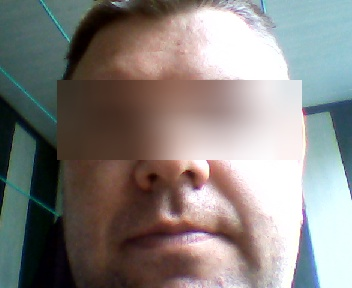
#> input picture Face_search/screen1.jpg, 352 x 288 px, given in place of the camera
$ python main.py
#> lines starting #> are read from the running program, lines starting #| are printed output that depends on the picture
import cv2

face_cascade = cv2.CascadeClassifier('faces.xml')
eye_cascade = cv2.CascadeClassifier('eyes.xml')

webcam = cv2.VideoCapture(0)
webcam.set(3, 300)
webcam.set(4, 500)

while True:
    success, img = webcam.read()
#> img is the input picture: shape (288, 352, 3); mean B, G, R 128.1, 131.2, 135.3
    gray = cv2.cvtColor(img, cv2.COLOR_BGR2GRAY)
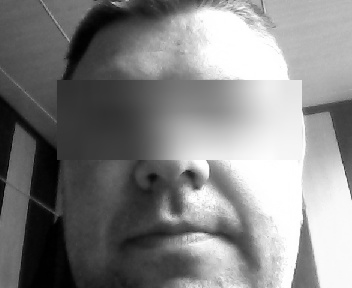
#> gray: shape (288, 352); min 0, max 255, mean 132.1

    faces = face_cascade.detectMultiScale(gray, scaleFactor=1.3, minNeighbors=5)
#> faces = ()

    for (x, y, w, h) in faces:  # сначала нахожу лицо
        roi_gray = gray[y:y + h, x:x + w]
        roi_color = img[y:y + h, x:x + w]
        eyes = eye_cascade.detectMultiScale(roi_gray, scaleFactor=2, minNeighbors=8)

        for (ex, ey, ew, eh) in eyes:  # затем на лице нахожу глаза
            roi_color2 = roi_color[ey:ey + eh, 0:roi_color.shape[0]]
            roi_color2 = cv2.GaussianBlur(roi_color2, (51, 51), 51)
            roi_color[ey:ey + eh, 0:roi_color.shape[0]] = roi_color2
#> this loop made 0 passes

    img = img[::, ::-1]
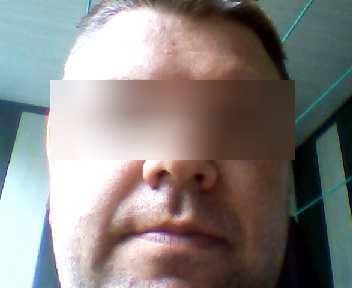
#> img: shape (288, 352, 3); mean B, G, R 128.1, 131.2, 135.3
    cv2.imshow('img', img)
    if cv2.waitKey(1) & 0xFF == ord('q'):
#> (key q is pressed here)
        break

webcam.release()
cv2.imwrite('sсreen.jpg', img)

$ run again, on Face_search/screen2.jpg
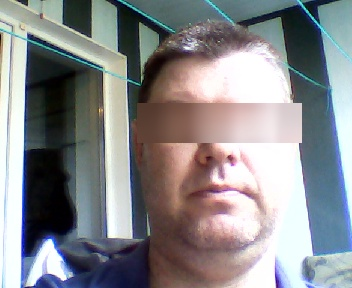
#> input picture Face_search/screen2.jpg, 352 x 288 px, given in place of the camera
#> img is the input picture: shape (288, 352, 3); mean B, G, R 140.5, 137.4, 136.6
#> `gray = cv2.cvtColor(img, cv2.COLOR_BGR2GRAY)`:
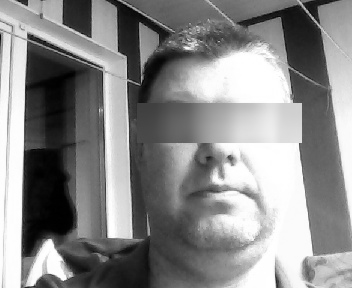
#> gray: shape (288, 352); min 0, max 255, mean 137.5
#> faces = [[131, 44, 188, 188]]
#> the loop `for (x, y, w, h) in faces:` made 1 pass
#> `img = img[::, ::-1]`:
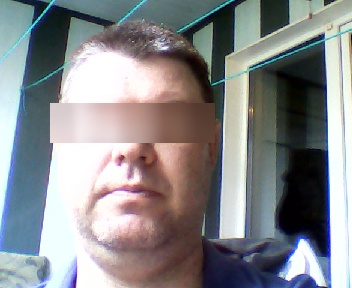
#> img: shape (288, 352, 3); mean B, G, R 140.5, 137.4, 136.6
